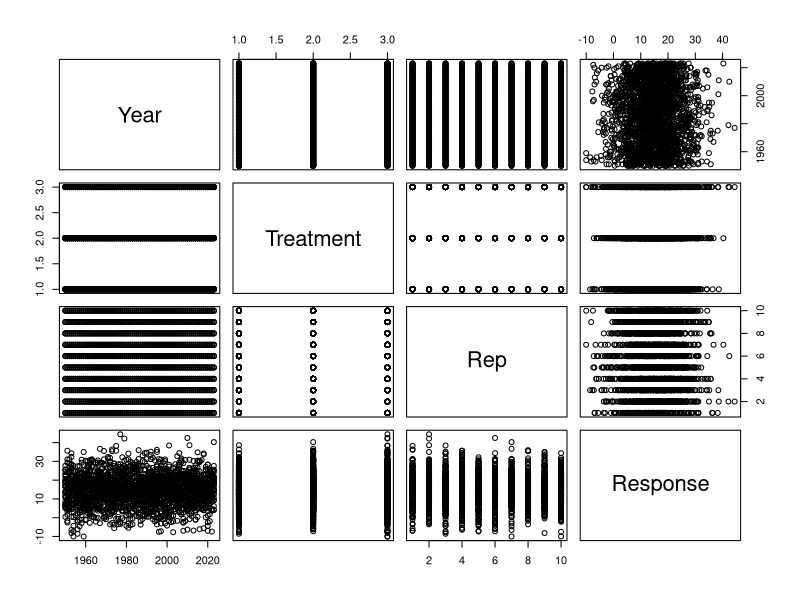
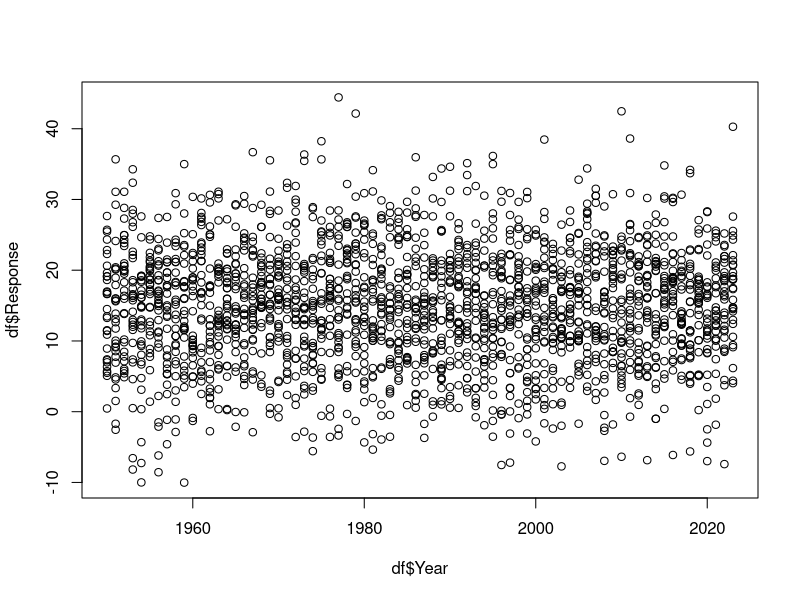
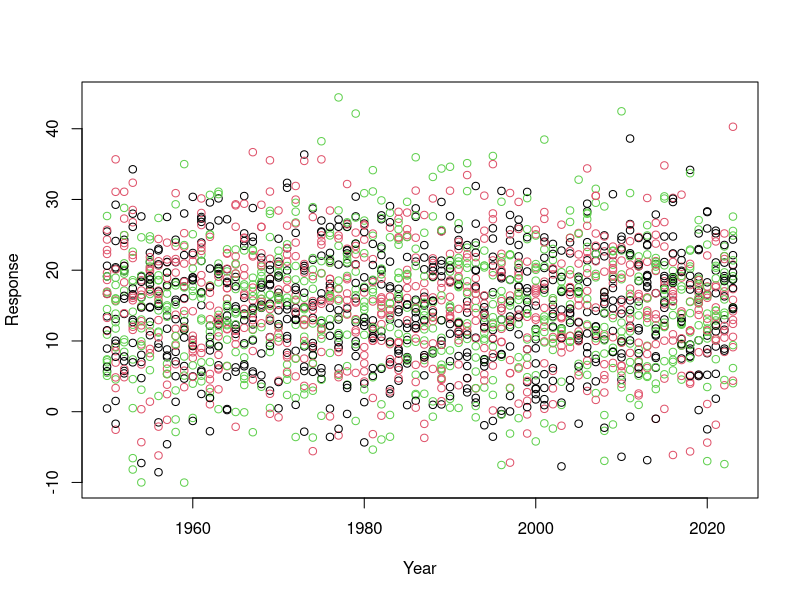
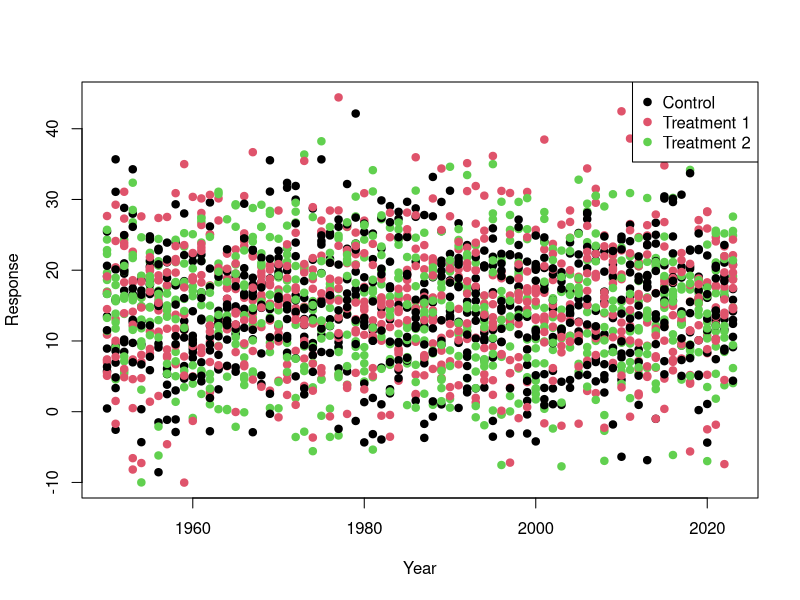
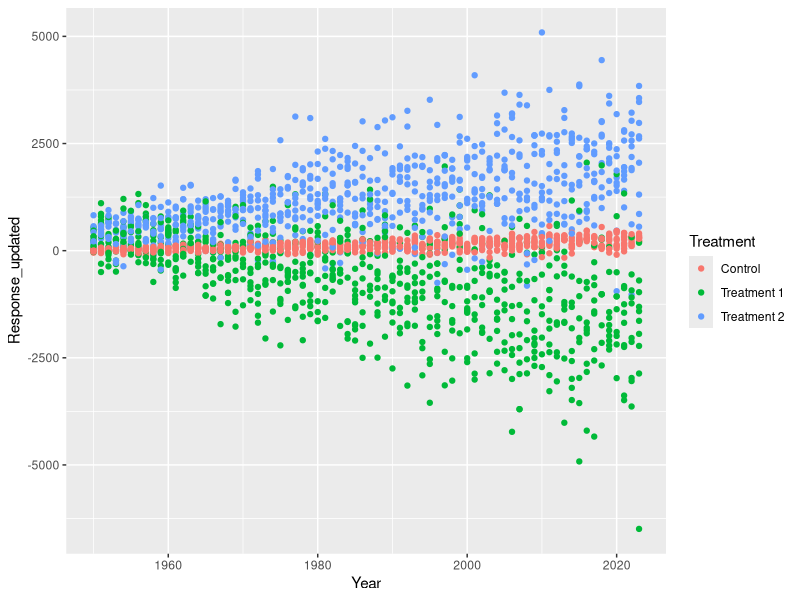
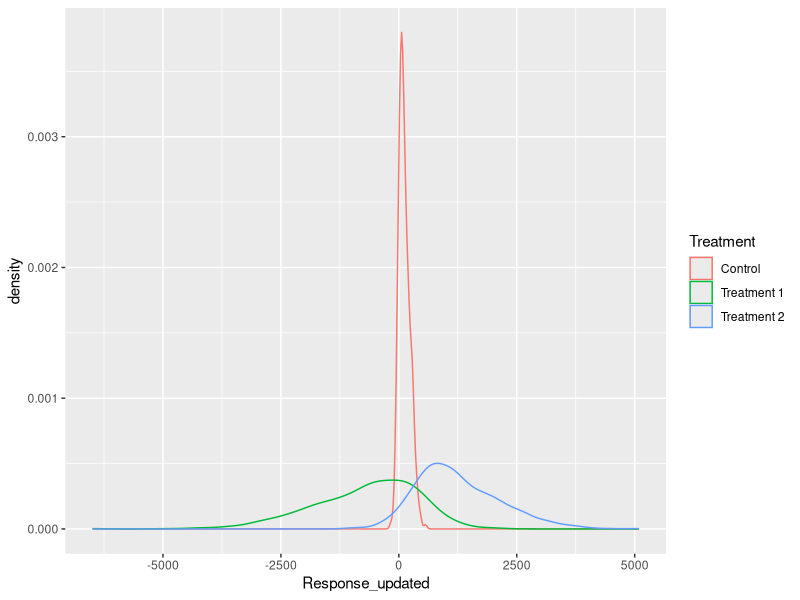
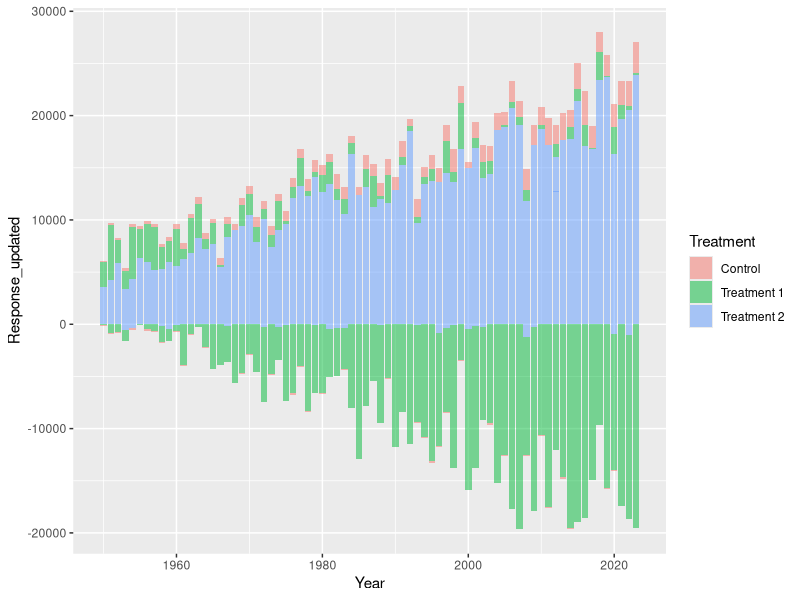
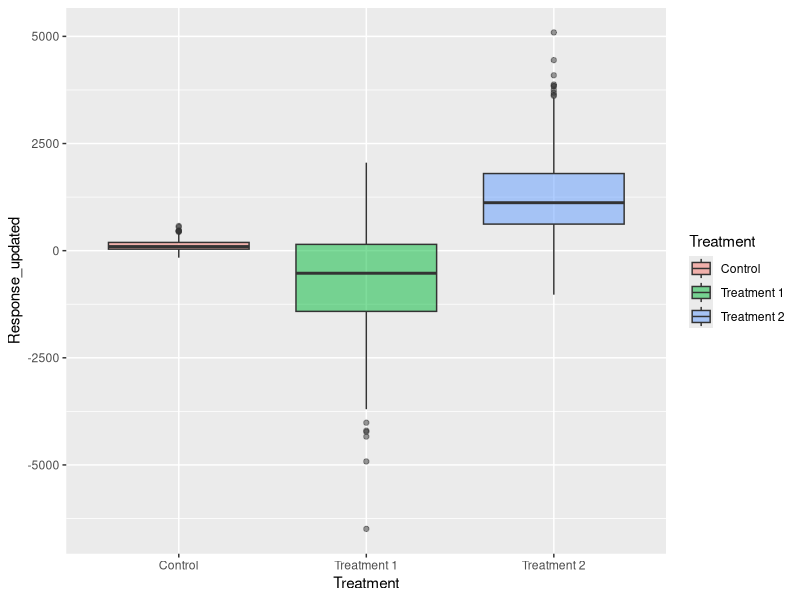

The R script that drew these images, in order:
## ---- chunk 1

Year <- seq(from=1950,to=2023,by=1)
Treatment <- c("Control","Treatment 1","Treatment 2")
Rep<- seq(from=1,to=10,by=1)

df<-expand.grid(Year=Year,Treatment=Treatment,Rep=Rep)

Response<-rnorm(n=nrow(df),mean = 15,sd=8) 

df$Response<-Response

## ---- chunk 2
plot(df)
## ---- chunk 3
plot(x=df$Year,y=df$Response)
## ---- chunk 4
plot(x=df$Year,
     y=df$Response,
     col=df$Treatment, 
     xlab="Year",
     ylab="Response")
## ---- chunk 5

?plot()

# plot is a common function name 
# so we have to go to the base::plot() section of the help

## ---- chunk 6

plot(x=df$Year,
     y=df$Response,
     col=unique(df$Treatment), 
     xlab="Year",
     ylab="Response",
     pch=19)
legend(x = "topright",          # Position
       legend = unique(df$Treatment),  # Legend texts
       col = c(1,2, 3),           # point colors
       pch=19)                    # point type

## ---- chunk 7
library(tidyverse)

df_1<-df %>% 
  mutate(Response_updated=case_when(
    Treatment=="Control"~jitter(Response)*((Year-1930)/5)-50,
    Treatment=="Treatment 1"~jitter(Response)*((Year-1930)*-2)+1000,
    Treatment=="Treatment 2"~jitter(Response)*((Year-1930)*1.5)-4))

## ---- chunk 8
df_1_summary<-df_1 %>% 
  group_by(Treatment) %>% 
  summarise(MeanResponse=mean(Response_updated),
            SDResponse=sd(Response_updated))

df_1_summary

df_1_summary_year<-df_1 %>% 
  group_by(Treatment,Year) %>% 
  summarise(MeanResponse=mean(Response_updated),
            SDResponse=sd(Response_updated))

df_1_summary_year
## ---- chunk 9
ggplot(data=df_1,
       mapping=aes(x=Year,
                   y=Response_updated,
                   colour=Treatment))+
  geom_point()

## ---- chunk 10
ggplot(df_1,aes(x=Response_updated,colour=Treatment))+
  geom_density()

ggplot(df_1,aes(x=Year,y=Response_updated,fill=Treatment))+
  geom_col(alpha=0.5)

ggplot(df_1,aes(x=Treatment,y=Response_updated,fill=Treatment))+
  geom_boxplot(alpha=0.5)

## ---- chunk 11
ggplot()+
  geom_point(data=df_1,mapping=aes(x=Year,y=Response_updated,colour=Treatment),
             alpha=0.4)+
  geom_ribbon(data=df_1_summary_year,mapping=aes(x=Year,ymax=MeanResponse+SDResponse,
                                                 ymin=MeanResponse-SDResponse,fill=Treatment),
              alpha=0.4)+
  geom_line(data=df_1_summary_year,mapping=aes(x=Year,y=MeanResponse,colour=Treatment))
## ---- chunk 12
ggplot()+
  geom_point(data=df_1,mapping=aes(x=Year,y=Response_updated,colour=Treatment),
             alpha=0.4)+
  geom_ribbon(data=df_1_summary_year,mapping=aes(x=Year,ymax=MeanResponse+SDResponse,
                                                 ymin=MeanResponse-SDResponse,fill=Treatment),
              alpha=0.4)+
  geom_line(data=df_1_summary_year,mapping=aes(x=Year,y=MeanResponse,colour=Treatment))+
  scale_colour_manual(values=c("darkcyan","darkorange","grey30"))+
  scale_fill_manual(values=c("darkcyan","darkorange","grey30"))+
  scale_x_continuous(breaks = c(1955,1982,2010,2023))+ 
  scale_y_reverse()+
  labs(x="Year",y="Response Variable")+
  theme_classic()


## ---- chunk 13
ggplot()+
  geom_point(data=df_1,mapping=aes(x=Year,y=Response_updated,colour=Treatment),
             alpha=0.4)+
  geom_ribbon(data=df_1_summary_year,mapping=aes(x=Year,ymax=MeanResponse+SDResponse,
                                                 ymin=MeanResponse-SDResponse,fill=Treatment),
              alpha=0.4)+
  geom_line(data=df_1_summary_year,mapping=aes(x=Year,y=MeanResponse,colour=Treatment))+
  facet_wrap(~Rep, nrow=2)+
  scale_color_manual(values=c("darkcyan","darkorange","grey30"))+
  scale_fill_manual(values=c("darkcyan","darkorange","grey30"))+
  labs(x="Year",y="Response Variable")+
  theme_classic()
## ---- chunk 14
ggplot()+
  geom_point(data=df_1,mapping=aes(x=Year,y=Response_updated,colour=Treatment),
             alpha=0.4, shape=8)+
  geom_ribbon(data=df_1_summary_year,mapping=aes(x=Year,ymax=MeanResponse+SDResponse,
                                                 ymin=MeanResponse-SDResponse,fill=Treatment),
              alpha=0.4)+
  geom_line(data=df_1_summary_year,mapping=aes(x=Year,y=MeanResponse,colour=Treatment))+
  scale_color_manual(values=c("darkcyan","darkorange","grey30"))+
  scale_fill_manual(values=c("darkcyan","darkorange","grey30"))+
  labs(x="Year",
       y="Response Variable",
       fill="Treatment New Name",
       title= "What a cool plot Title?!", 
       subtitle = "Is it though? The Subtitle is Better.",
       caption= "I think it is cool. So is this Caption."
       )+
  theme_classic()+
  theme(plot.background = element_rect(fill="grey80")
        
        )

ggplot()+
  geom_point(data=df_1,mapping=aes(x=Year,y=Response_updated,colour=Treatment),
             alpha=0.4, shape=8)+
  geom_ribbon(data=df_1_summary_year,mapping=aes(x=Year,ymax=MeanResponse+SDResponse,
                                                 ymin=MeanResponse-SDResponse,fill=Treatment),
              alpha=0.4)+
  geom_line(data=df_1_summary_year,mapping=aes(x=Year,y=MeanResponse,colour=Treatment))+
  scale_color_manual(values=c("darkcyan","darkorange","grey30"))+
  scale_fill_manual(values=c("darkcyan","darkorange","grey30"))+
  labs(x="Year",
       y="Response Variable",
       fill="Treatment New Name",
       title= "What a cool plot Title?!", 
       subtitle = "Is it though? The Subtitle is Better.",
       caption= "I think it is cool. So is this Caption."
       )+
  theme_classic()+
  theme(plot.background = element_rect(fill="grey80"),
        panel.background = element_rect(fill="yellow")
        
        )+
  geom_text(aes(x=1980,y=3000,label="this is text"))

ggplot()+
  geom_point(data=df_1,mapping=aes(x=Year,y=Response_updated,colour=Treatment),
             alpha=0.4, shape=8)+
  geom_ribbon(data=df_1_summary_year,mapping=aes(x=Year,ymax=MeanResponse+SDResponse,
                                                 ymin=MeanResponse-SDResponse,fill=Treatment),
              alpha=0.4)+
  geom_line(data=df_1_summary_year,mapping=aes(x=Year,y=MeanResponse,colour=Treatment))+
  scale_color_manual(values=c("darkcyan","darkorange","grey30"))+
  scale_fill_manual(values=c("darkcyan","darkorange","grey30"))+
  labs(x="Year",
       y="Response Variable",
       fill="Treatment New Name",
       title= "What a cool plot Title?!", 
       subtitle = "Is it though? The Subtitle is Better.",
       caption= "I think it is cool. So is this Caption."
       )+
  theme_classic()+
  theme(plot.background = element_rect(fill="grey80"),
        panel.background = element_rect(fill="yellow"),
        panel.grid.major.x= element_line(colour = "red",linetype = "dotted",linewidth =1)
        
        )+
  geom_text(aes(x=1980,y=3000,label="this is text"))+
  geom_label(aes(x=1980,y=4000,label="this is a label (has a background)"), colour="purple", fill="navyblue")

ggplot()+
  geom_point(data=df_1,mapping=aes(x=Year,y=Response_updated,colour=Treatment),
             alpha=0.4, shape=8)+
  geom_ribbon(data=df_1_summary_year,mapping=aes(x=Year,ymax=MeanResponse+SDResponse,
                                                 ymin=MeanResponse-SDResponse,fill=Treatment),
              alpha=0.4)+
  geom_line(data=df_1_summary_year,mapping=aes(x=Year,y=MeanResponse,colour=Treatment))+
  scale_color_manual(values=c("darkcyan","darkorange","grey30"))+
  scale_fill_manual(values=c("darkcyan","darkorange","grey30"))+
  labs(x="Year",
       y="Response Variable",
       fill="Treatment New Name",
       title= "What a cool plot Title?!", 
       subtitle = "Is it though? The Subtitle is Better.",
       caption= "I think it is cool. So is this Caption."
       )+
  theme_classic()+
  theme(plot.background = element_rect(fill="grey80"),
        panel.background = element_rect(fill="yellow"),
        panel.grid.major.x= element_line(colour = "red",linetype = "dotted",linewidth =1),
        panel.grid.major.y= element_line(colour = "green",linetype = "dotdash",linewidth =2)
        
        )+
  geom_text(aes(x=1980,y=3000,label="this is text"))+
  geom_label(aes(x=1980,y=4000,label="this is a label (has a background)"), colour="purple", fill="navyblue")+
  geom_segment(aes(x=1960,xend=2020,y=2500,yend=-2500))


ggplot()+
  geom_point(data=df_1,mapping=aes(x=Year,y=Response_updated,colour=Treatment),
             alpha=0.4, shape=8)+
  geom_ribbon(data=df_1_summary_year,mapping=aes(x=Year,ymax=MeanResponse+SDResponse,
                                                 ymin=MeanResponse-SDResponse,fill=Treatment),
              alpha=0.4)+
  geom_line(data=df_1_summary_year,mapping=aes(x=Year,y=MeanResponse,colour=Treatment))+
  scale_color_manual(values=c("darkcyan","darkorange","grey30"))+
  scale_fill_manual(values=c("darkcyan","darkorange","grey30"))+
  labs(x="Year",
       y="Response Variable",
       fill="Treatment New Name",
       title= "What a cool plot Title?!", 
       subtitle = "Is it though? The Subtitle is Better.",
       caption= "I think it is cool. So is this Caption."
       )+
  theme_classic()+
  theme(plot.background = element_rect(fill="grey80"),
        panel.background = element_rect(fill="yellow"),
        panel.grid.major.x= element_line(colour = "red",linetype = "dotted",linewidth =1),
        panel.grid.major.y= element_line(colour = "green",linetype = "dotdash",linewidth =2),
        panel.grid.minor.x= element_line(colour = "blue",linetype = "solid",linewidth =3),
        panel.grid.minor.y= element_line(colour = "pink",linetype = "solid",linewidth =2.5)
        
        )+
  geom_text(aes(x=1980,y=3000,label="this is text"))+
  geom_label(aes(x=1980,y=4000,label="this is a label (has a background)"), colour="purple", fill="navyblue")+
  geom_segment(aes(x=1960,xend=2020,y=2500,yend=-2500))


